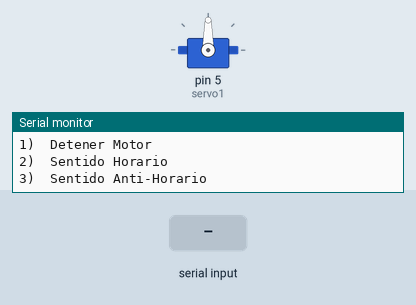
This sketch was run on a simulated Arduino Uno, built with avr-gcc and run on an emulated ATmega328P. On the bench: servo, the last lines printed to the serial monitor. The inputs (shaded band) are chosen by the test bench.

Above: at 1.2 s.
1.3 s: "2\n" received over Serial
At 2.1 s:
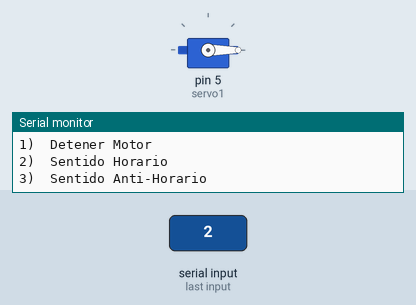
2.8 s: "3\n" received over Serial
At 3.3 s:
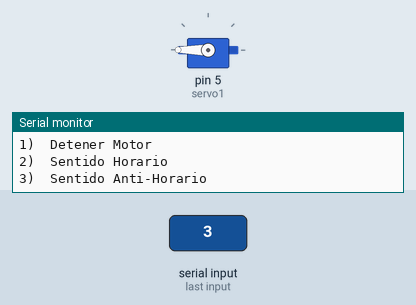
Timing chart, 0 to 5.8 s (numbered marks = the images above; inputs shaded):
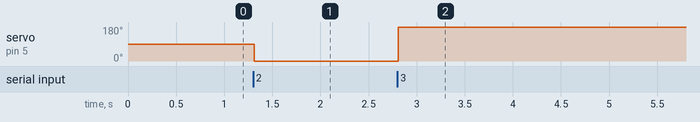

The sketch:

Servo360.ino
```cpp
#include <Servo.h>  //Include the Servo Library

int dir=0,menu=1,opc=0;
char c='\0';
String words;
Servo servo1;   // "Servos" objects are created

void setup() {
  // put your setup code here, to run once:
  Serial.begin(9600);
  Serial.println("Servo 360 - Arduino");
  //servo1.attach(5); //Default
  servo1.attach(5);
  servo1.write(90);
}

void loop() {
  // put your main code here, to run repeatedly:

  if(menu==1){
   Serial.println(" ");
   Serial.println("------------  DIGUITE UNA OPCIÓN ENTRE 1 Y 3   -------------");
   Serial.println("1)  Detener Motor");
   Serial.println("2)  Sentido Horario");
   Serial.println("3)  Sentido Anti-Horario");
   menu=0;
  }


  while (Serial.available()) {    // Read the value sent by the Serial Port
    delay(5);
    c  = Serial.read();     // Read the characters
    words += c;              // Convert Characters to character string
  }
  opc=words.toInt();
  if (opc!=0){
    if(opc>=1 && opc<=3){
      switch(opc){
        case 1:
                  servo1.write(90);
                  Serial.println(">>>>> Motor DETENIDO! <<<<<<");
                  break;
        case 2:
                  servo1.write(0);
                  Serial.println(">>>>> GIRANDO SENTIDO CW <<<<<<");
                  break;
        case 3:
                  servo1.write(180);
                  Serial.println(">>>>> GIRANDO SENTIDO CCW <<<<<<");
                  break;
      }
    }else{
      Serial.println("   OPCIÓN INVALIDA!!!! INTENTE NUEVAMENTE");
    }
    menu=1;
    opc=0;
  }

  words = "";   // Initialize the string of characters received

}
```

Measured:
- after the input at 1.3 s, servo on pin 5 (servo1): 90° → 0° at once
- after the input at 2.8 s, servo on pin 5 (servo1): 0° → 180° at once
